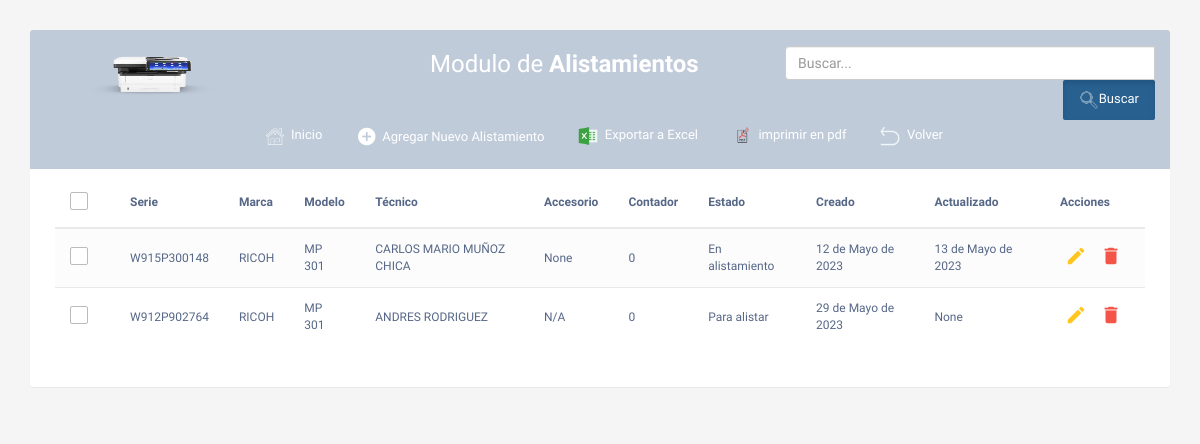
Page /alistamiento-list/ (signed in) on the committed database.
### apptaller/models.py (models this page shows, shortened)
class Alistamiento(models.Model):
    serie = models.CharField(max_length=30 )
    marca = models.ForeignKey(Marca, on_delete=models.CASCADE)
    modelo = models.ForeignKey(Modelo, on_delete=models.CASCADE )
    tecnico = models.ForeignKey(Tecnico, on_delete=models.CASCADE)
    accesorio = models.CharField(max_length=50, blank=True, null=True)
    contador = models.CharField(max_length=30, blank=True, null=True)
    estado = models.CharField(max_length=25, choices=ALISTAR_CHOICES)
    created = models.DateField(auto_now_add=True, blank=True, null=True)
    update = models.DateField(blank=True, null=True)
    class Meta:
        verbose_name = 'alistamiento'
        verbose_name_plural = 'alistamientos'

class Marca(models.Model):
    marca = models.CharField(max_length=15)
    def __str__(self):
       return self.marca

class Modelo(models.Model):
    modelo = models.CharField(max_length=15)
    def __str__(self):
       return self.modelo

class Tecnico(models.Model):
    cedula = models.CharField(max_length=15, unique=True ,null=True)
    nombre = models.CharField(max_length=20, null=False)
    apellido = models.CharField(max_length=20, null=False)
    cargo = models.CharField(max_length=10, null=False)
    celular = models.CharField(max_length=15, null=False)
    correo = models.EmailField(null=True)
    estado = models.CharField(max_length=10)
    created = models.DateTimeField(auto_now_add=True)
    def __str__(self):
        return '{}  {}'.format(
            self.nombre,
            self.apellido,
        )

### apptaller/views.py (the view, shortened to what this page needs)
# urls.py: path('alistamiento-list/', login_required(views.alistamientoList), name='alistamiento-list'),
def alistamientoList(request):
    busqueda = request.GET.get("buscar")
    alistamiento_queryset = Alistamiento.objects.all().order_by('id')
    page = request.GET.get('page', 1)
    try:
        paginator = Paginator(alistamiento_queryset,8)
        alistamiento_queryset = paginator.page(page)
    except:
        raise Http404
    context = {'alistamiento':alistamiento_queryset, 'paginator': paginator}
    return render(request, "apptaller/alistamiento-list.html", context)

### apptaller/templates/apptaller/alistamiento-list.html (shortened to what this page needs)
<!DOCTYPE html>
<html lang="en">
<head>
<link rel="stylesheet" href="https://maxcdn.bootstrapcdn.com/font-awesome/4.7.0/css/font-awesome.min.css">
<link rel="stylesheet" href="https://maxcdn.bootstrapcdn.com/bootstrap/3.3.7/css/bootstrap.min.css">
  <body>
    <div class="container">
        <div class="table-wrapper">
            <div class="table-title">
                <div class="row">
                    <div class="col-sm-4">
                        <img class="logo" src="/apptaller/static/media/logo.png" class="rounded float-left" alt="logo">
                       </div>
                    <div class="col-sm-4">
						<h2>Modulo de <b>Alistamientos</b></h2>
					</div>
					<form action="" method="get">
						<div class="input-group col-md-4">
							<input type="text" class="form-control" placeholder="Buscar..." name="buscar" autocomplete="off">
							<span class="input-group-list">
								<button type="submit" class="btn btn-primary btn-lg active"><img class="icon" src="/apptaller/static/media/buscar3.png" alt="Taller">Buscar</button>
							</span>
						</div>
					</form>
					<div class="col-sm-10">
						<a href="/alistamiento-list/" class="btn btn-outline-success" role="button" aria-pressed="true"><img class="icon" src="/apptaller/static/media/4829864_arrow_back_left_icon.png" alt="Inicio">&nbsp;&nbsp;Volver</a>
						<a href="/pdf-equipo/" target="_blank" class="btn btn-outline-success" role="button" aria-pressed="true"><img class="icon" src="/apptaller/static/media/pdf.ico" alt="Inicio">&nbsp;&nbsp;imprimir en pdf</a>
						<a href="{% url 'reporte_excel_clientes' %}" class="btn btn-outline-success" role="button" aria-pressed="true"><img class="icon" src="/apptaller/static/media/excel.ico" alt="Inicio">&nbsp;&nbsp;Exportar a Excel</a>
						<a href="/add-alistamiento/" class="btn btn-outline-success" ><i class="material-icons">&#xE147;</i> <span>Agregar Nuevo Alistamiento</span></a>
                        <a href="/" class="btn btn-outline-success" role="button" aria-pressed="true"><img class="icon" src="/apptaller/static/media/home.png" alt="Inicio">&nbsp;&nbsp;Inicio</a>
					</div>
                </div>
            </div>
            <table class="table table-striped table-hover">
                <thead>
                    <tr>
						<th>
							<span class="custom-checkbox">
								<label for="selectAll"></label>
							</span>
						</th>
                        <th>Serie</th>
                        <th>Marca</th>
						<th>Modelo</th>
                        <th>Técnico</th>
                        <th>Accesorio</th>
                        <th>Contador</th>
                        <th>Estado</th>
                        <th>Creado</th>
                        <th>Actualizado</th>
                        <th>Acciones</th>
                    </tr>
                </thead>
                <tbody>
				{% for i in alistamiento %}
                    <tr>
						<td>
							<span class="custom-checkbox">
								<label for="checkbox1"></label>
							</span>
						</td>
                        <td>{{i.serie}}</td>
                        <td>{{i.marca}}</td>
                        <td>{{i.modelo}}</td>
                        <td>{{i.tecnico}}</td>
                        <td>{{i.accesorio}}</td>
                        <td>{{i.contador}}</td>
                        <td>{{i.estado}}</td>
						<td>{{i.created}}</td>
                        <td>{{i.update}}</td>
                        <td>
                            <a type="button" href="update-alistamiento/{{ i.id }}" class="edit" ><i class="material-icons" data-toggle="tooltip" title="Edit">&#xE254;</i></a>
                            <a href="#deleteEmployeeModal-{{forloop.counter}}" class="delete" data-toggle="modal"><i class="material-icons" data-toggle="tooltip" title="Delete">&#xE872;</i></a>
                        </td>
					</tr>
				{% endfor %}
                </tbody>
            </table>
        </div>
    </div>
</body>
</html>

### apptaller/templates/apptaller/alistamiento-list.html (style rules this page uses)
body { color: #566787; background: #f5f5f5; font-family: 'Varela Round', sans-serif; font-size: 12px; }
.table-wrapper { background: #fff; padding: 20px 25px; margin: 30px 0; border-radius: 3px; box-shadow: 0 1px 1px rgba(0,0,0,.05); }
.table-title { padding-bottom: 15px; background: #c0cbda; color: #fff; padding: 16px 30px; margin: -20px -25px 10px; border-radius: 3px 3px 0 0; }
.table-title h2 { margin: 5px 0 0; font-size: 24px; }
.table-title .btn { color: #fff; float: right; font-size: 13px; border: none; min-width: 50px; border-radius: 2px; border: none; outline: none !important; margin-left: 10px; }
.table-title .btn i { float: left; font-size: 21px; margin-right: 5px; }
.table-title .btn span { float: left; margin-top: 2px; }
table.table tr th, table.table tr td { border-color: #e9e9e9; padding: 12px 15px; vertical-align: middle; }
table.table tr th:first-child { width: 60px; }
table.table tr th:last-child { width: 100px; }
table.table-striped tbody tr:nth-of-type(odd) { background-color: #fcfcfc; }
table.table td:last-child i { opacity: 0.9; font-size: 22px; margin: 0 5px; }
table.table td a { font-weight: bold; color: #566787; display: inline-block; text-decoration: none; outline: none !important; }
table.table td a.edit { color: #FFC107; }
table.table td a.delete { color: #F44336; }
table.table td i { font-size: 19px; }
.custom-checkbox { position: relative; }
.custom-checkbox label:before { width: 18px; height: 18px; }
.custom-checkbox label:before { content: ''; margin-right: 10px; display: inline-block; vertical-align: text-top; background: white; border: 1px solid #bbb; border-radius: 2px; box-sizing: border-box; z-index: 2; }
img.icon { flex: 1; height: 20px; width: 20px; }
img.logo { flex: 1; height: 60px; width: 180px; }

### rows in the picture
Alistamiento: serie "W915P300148", marca "RICOH", modelo "MP 301", tecnico "CARLOS MARIO MUÑOZ CHICA", accesorio "None", contador "0", estado "En alistamiento", created "12 de Mayo de 2023", update "13 de Mayo de 2023"
Alistamiento: serie "W912P902764", marca "RICOH", modelo "MP 301", tecnico "ANDRES RODRIGUEZ", accesorio "N/A", contador "0", estado "Para alistar", created "29 de Mayo de 2023", update "None"
